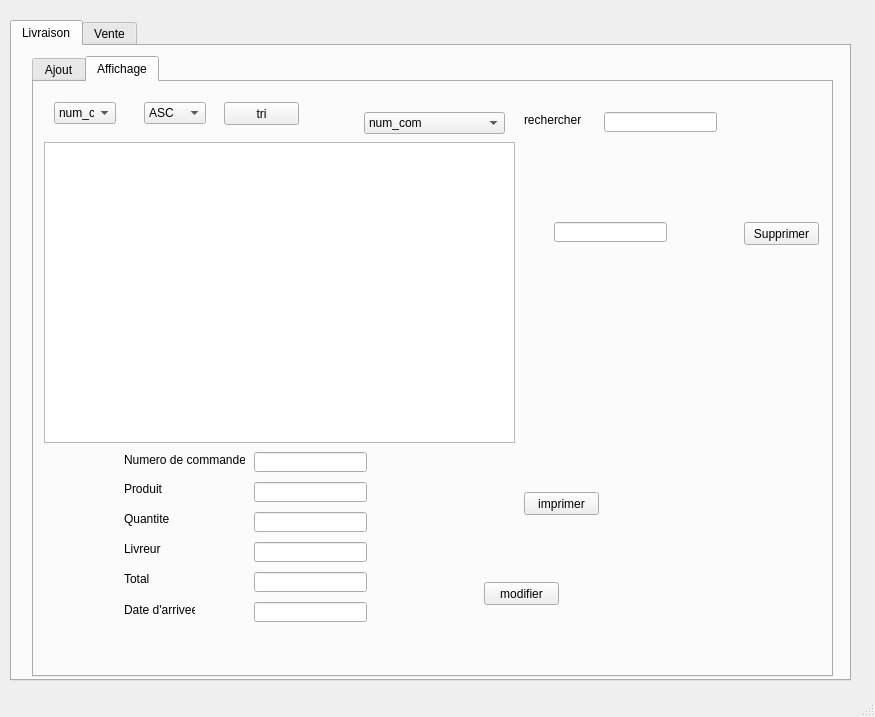
<?xml version="1.0" encoding="UTF-8"?>
<ui version="4.0">
 <class>MainWindow</class>
 <widget class="QMainWindow" name="MainWindow">
  <property name="geometry">
   <rect>
    <x>0</x>
    <y>0</y>
    <width>875</width>
    <height>717</height>
   </rect>
  </property>
  <property name="windowTitle">
   <string>MainWindow</string>
  </property>
  <widget class="QWidget" name="centralwidget">
   <widget class="QTabWidget" name="tabWidget">
    <property name="geometry">
     <rect>
      <x>10</x>
      <y>20</y>
      <width>841</width>
      <height>661</height>
     </rect>
    </property>
    <property name="currentIndex">
     <number>0</number>
    </property>
    <widget class="QWidget" name="tab">
     <attribute name="title">
      <string>Livraison</string>
     </attribute>
     <widget class="QTabWidget" name="tabWidget_2">
      <property name="geometry">
       <rect>
        <x>20</x>
        <y>10</y>
        <width>801</width>
        <height>621</height>
       </rect>
      </property>
      <property name="styleSheet">
       <string notr="true">tabWidget_2 = new QWidget(this); m_myWidget-&gt;setGeometry(0, 0, 300, 100)</string>
      </property>
      <property name="currentIndex">
       <number>1</number>
      </property>
      <widget class="QWidget" name="tab_3">
       <attribute name="title">
        <string>Ajout</string>
       </attribute>
       <widget class="QLabel" name="label">
        <property name="geometry">
         <rect>
          <x>20</x>
          <y>40</y>
          <width>47</width>
          <height>14</height>
         </rect>
        </property>
        <property name="text">
         <string>Produit</string>
        </property>
       </widget>
       <widget class="QLabel" name="label_2">
        <property name="geometry">
         <rect>
          <x>20</x>
          <y>10</y>
          <width>121</width>
          <height>16</height>
         </rect>
        </property>
        <property name="text">
         <string>Numero de commande</string>
        </property>
       </widget>
       <widget class="QLabel" name="label_3">
        <property name="geometry">
         <rect>
          <x>20</x>
          <y>70</y>
          <width>47</width>
          <height>14</height>
         </rect>
        </property>
        <property name="text">
         <string>Quantite</string>
        </property>
       </widget>
       <widget class="QLabel" name="label_4">
        <property name="geometry">
         <rect>
          <x>20</x>
          <y>100</y>
          <width>47</width>
          <height>14</height>
         </rect>
        </property>
        <property name="text">
         <string>Livreur</string>
        </property>
       </widget>
       <widget class="QLabel" name="label_5">
        <property name="geometry">
         <rect>
          <x>20</x>
          <y>130</y>
          <width>47</width>
          <height>14</height>
         </rect>
        </property>
        <property name="text">
         <string>Total</string>
        </property>
       </widget>
       <widget class="QLabel" name="label_6">
        <property name="geometry">
         <rect>
          <x>20</x>
          <y>160</y>
          <width>71</width>
          <height>16</height>
         </rect>
        </property>
        <property name="text">
         <string>Date d'arrivee</string>
        </property>
       </widget>
       <widget class="QLineEdit" name="num_com">
        <property name="geometry">
         <rect>
          <x>150</x>
          <y>10</y>
          <width>113</width>
          <height>20</height>
         </rect>
        </property>
        <property name="styleSheet">
         <string notr="true">m_myWidget = new QWidget(this); m_myWidget-&gt;setGeometry(0, 0, 300, 100); QPalette pal = palette();</string>
        </property>
       </widget>
       <widget class="QLineEdit" name="produit">
        <property name="geometry">
         <rect>
          <x>150</x>
          <y>40</y>
          <width>113</width>
          <height>20</height>
         </rect>
        </property>
       </widget>
       <widget class="QLineEdit" name="quantite">
        <property name="geometry">
         <rect>
          <x>150</x>
          <y>70</y>
          <width>113</width>
          <height>20</height>
         </rect>
        </property>
       </widget>
       <widget class="QLineEdit" name="livreur">
        <property name="geometry">
         <rect>
          <x>150</x>
          <y>100</y>
          <width>113</width>
          <height>20</height>
         </rect>
        </property>
       </widget>
       <widget class="QLineEdit" name="total">
        <property name="geometry">
         <rect>
          <x>150</x>
          <y>130</y>
          <width>113</width>
          <height>20</height>
         </rect>
        </property>
       </widget>
       <widget class="QPushButton" name="Ajouter">
        <property name="geometry">
         <rect>
          <x>370</x>
          <y>80</y>
          <width>75</width>
          <height>23</height>
         </rect>
        </property>
        <property name="text">
         <string>Ajouter</string>
        </property>
       </widget>
       <widget class="QLineEdit" name="date_arrivee">
        <property name="geometry">
         <rect>
          <x>150</x>
          <y>160</y>
          <width>113</width>
          <height>20</height>
         </rect>
        </property>
       </widget>
       <widget class="QPushButton" name="Quitter">
        <property name="geometry">
         <rect>
          <x>370</x>
          <y>120</y>
          <width>75</width>
          <height>23</height>
         </rect>
        </property>
        <property name="text">
         <string>Quitter</string>
        </property>
       </widget>
      </widget>
      <widget class="QWidget" name="tab_5">
       <attribute name="title">
        <string>Affichage</string>
       </attribute>
       <widget class="QTableView" name="tableView">
        <property name="geometry">
         <rect>
          <x>10</x>
          <y>60</y>
          <width>471</width>
          <height>301</height>
         </rect>
        </property>
       </widget>
       <widget class="QComboBox" name="cb_recherche">
        <property name="geometry">
         <rect>
          <x>330</x>
          <y>30</y>
          <width>141</width>
          <height>22</height>
         </rect>
        </property>
        <item>
         <property name="text">
          <string>num_com</string>
         </property>
        </item>
        <item>
         <property name="text">
          <string>produit</string>
         </property>
        </item>
        <item>
         <property name="text">
          <string>quantite</string>
         </property>
        </item>
        <item>
         <property name="text">
          <string>livreur</string>
         </property>
        </item>
        <item>
         <property name="text">
          <string>total</string>
         </property>
        </item>
        <item>
         <property name="text">
          <string>date_arrivee</string>
         </property>
        </item>
       </widget>
       <widget class="QLabel" name="label_7">
        <property name="geometry">
         <rect>
          <x>490</x>
          <y>30</y>
          <width>71</width>
          <height>16</height>
         </rect>
        </property>
        <property name="text">
         <string>rechercher</string>
        </property>
       </widget>
       <widget class="QLineEdit" name="le_recherche">
        <property name="geometry">
         <rect>
          <x>570</x>
          <y>30</y>
          <width>113</width>
          <height>20</height>
         </rect>
        </property>
       </widget>
       <widget class="QLineEdit" name="le_supprimer">
        <property name="geometry">
         <rect>
          <x>520</x>
          <y>140</y>
          <width>113</width>
          <height>20</height>
         </rect>
        </property>
       </widget>
       <widget class="QPushButton" name="supprimer">
        <property name="geometry">
         <rect>
          <x>710</x>
          <y>140</y>
          <width>75</width>
          <height>23</height>
         </rect>
        </property>
        <property name="text">
         <string>Supprimer</string>
        </property>
       </widget>
       <widget class="QLineEdit" name="produit_2">
        <property name="geometry">
         <rect>
          <x>220</x>
          <y>400</y>
          <width>113</width>
          <height>20</height>
         </rect>
        </property>
       </widget>
       <widget class="QLineEdit" name="total_2">
        <property name="geometry">
         <rect>
          <x>220</x>
          <y>490</y>
          <width>113</width>
          <height>20</height>
         </rect>
        </property>
       </widget>
       <widget class="QLabel" name="label_21">
        <property name="geometry">
         <rect>
          <x>90</x>
          <y>400</y>
          <width>47</width>
          <height>14</height>
         </rect>
        </property>
        <property name="text">
         <string>Produit</string>
        </property>
       </widget>
       <widget class="QLineEdit" name="num_com_2">
        <property name="geometry">
         <rect>
          <x>220</x>
          <y>370</y>
          <width>113</width>
          <height>20</height>
         </rect>
        </property>
        <property name="styleSheet">
         <string notr="true">m_myWidget = new QWidget(this); m_myWidget-&gt;setGeometry(0, 0, 300, 100); QPalette pal = palette();</string>
        </property>
       </widget>
       <widget class="QLabel" name="label_34">
        <property name="geometry">
         <rect>
          <x>90</x>
          <y>460</y>
          <width>47</width>
          <height>14</height>
         </rect>
        </property>
        <property name="text">
         <string>Livreur</string>
        </property>
       </widget>
       <widget class="QLabel" name="label_35">
        <property name="geometry">
         <rect>
          <x>90</x>
          <y>490</y>
          <width>47</width>
          <height>14</height>
         </rect>
        </property>
        <property name="text">
         <string>Total</string>
        </property>
       </widget>
       <widget class="QLineEdit" name="date_arrivee_2">
        <property name="geometry">
         <rect>
          <x>220</x>
          <y>520</y>
          <width>113</width>
          <height>20</height>
         </rect>
        </property>
       </widget>
       <widget class="QLabel" name="label_36">
        <property name="geometry">
         <rect>
          <x>90</x>
          <y>520</y>
          <width>71</width>
          <height>16</height>
         </rect>
        </property>
        <property name="text">
         <string>Date d'arrivee</string>
        </property>
       </widget>
       <widget class="QLabel" name="label_37">
        <property name="geometry">
         <rect>
          <x>90</x>
          <y>370</y>
          <width>121</width>
          <height>16</height>
         </rect>
        </property>
        <property name="text">
         <string>Numero de commande</string>
        </property>
       </widget>
       <widget class="QLineEdit" name="quantite_2">
        <property name="geometry">
         <rect>
          <x>220</x>
          <y>430</y>
          <width>113</width>
          <height>20</height>
         </rect>
        </property>
       </widget>
       <widget class="QLabel" name="label_38">
        <property name="geometry">
         <rect>
          <x>90</x>
          <y>430</y>
          <width>47</width>
          <height>14</height>
         </rect>
        </property>
        <property name="text">
         <string>Quantite</string>
        </property>
       </widget>
       <widget class="QLineEdit" name="livreur_2">
        <property name="geometry">
         <rect>
          <x>220</x>
          <y>460</y>
          <width>113</width>
          <height>20</height>
         </rect>
        </property>
       </widget>
       <widget class="QPushButton" name="modifier_2">
        <property name="geometry">
         <rect>
          <x>450</x>
          <y>500</y>
          <width>75</width>
          <height>23</height>
         </rect>
        </property>
        <property name="text">
         <string>modifier</string>
        </property>
       </widget>
       <widget class="QComboBox" name="colone_tri">
        <property name="geometry">
         <rect>
          <x>20</x>
          <y>20</y>
          <width>62</width>
          <height>22</height>
         </rect>
        </property>
        <item>
         <property name="text">
          <string>num_com</string>
         </property>
        </item>
        <item>
         <property name="text">
          <string>produit</string>
         </property>
        </item>
        <item>
         <property name="text">
          <string>quantite</string>
         </property>
        </item>
        <item>
         <property name="text">
          <string>livreur</string>
         </property>
        </item>
        <item>
         <property name="text">
          <string>total</string>
         </property>
        </item>
        <item>
         <property name="text">
          <string>date_arrivee</string>
         </property>
        </item>
       </widget>
       <widget class="QComboBox" name="ordre_tri">
        <property name="geometry">
         <rect>
          <x>110</x>
          <y>20</y>
          <width>62</width>
          <height>22</height>
         </rect>
        </property>
        <item>
         <property name="text">
          <string>ASC</string>
         </property>
        </item>
        <item>
         <property name="text">
          <string>DESC</string>
         </property>
        </item>
       </widget>
       <widget class="QPushButton" name="button_tri">
        <property name="geometry">
         <rect>
          <x>190</x>
          <y>20</y>
          <width>75</width>
          <height>23</height>
         </rect>
        </property>
        <property name="text">
         <string>tri</string>
        </property>
       </widget>
       <widget class="QPushButton" name="imprimer">
        <property name="geometry">
         <rect>
          <x>490</x>
          <y>410</y>
          <width>75</width>
          <height>23</height>
         </rect>
        </property>
        <property name="text">
         <string>imprimer</string>
        </property>
       </widget>
      </widget>
     </widget>
    </widget>
    <widget class="QWidget" name="tab_2">
     <attribute name="title">
      <string>Vente</string>
     </attribute>
     <widget class="QTabWidget" name="tabWidget_3">
      <property name="geometry">
       <rect>
        <x>10</x>
        <y>10</y>
        <width>531</width>
        <height>231</height>
       </rect>
      </property>
      <property name="currentIndex">
       <number>0</number>
      </property>
      <widget class="QWidget" name="tab_11">
       <attribute name="title">
        <string>Ajout</string>
       </attribute>
       <widget class="QLabel" name="label_15">
        <property name="geometry">
         <rect>
          <x>20</x>
          <y>40</y>
          <width>47</width>
          <height>14</height>
         </rect>
        </property>
        <property name="text">
         <string>Produit</string>
        </property>
       </widget>
       <widget class="QLabel" name="label_16">
        <property name="geometry">
         <rect>
          <x>20</x>
          <y>10</y>
          <width>121</width>
          <height>16</height>
         </rect>
        </property>
        <property name="text">
         <string>Numero de commande</string>
        </property>
       </widget>
       <widget class="QLabel" name="label_17">
        <property name="geometry">
         <rect>
          <x>20</x>
          <y>70</y>
          <width>47</width>
          <height>14</height>
         </rect>
        </property>
        <property name="text">
         <string>Quantite</string>
        </property>
       </widget>
       <widget class="QLabel" name="label_18">
        <property name="geometry">
         <rect>
          <x>20</x>
          <y>100</y>
          <width>91</width>
          <height>16</height>
         </rect>
        </property>
        <property name="text">
         <string>Id du client</string>
        </property>
       </widget>
       <widget class="QLabel" name="label_19">
        <property name="geometry">
         <rect>
          <x>20</x>
          <y>130</y>
          <width>47</width>
          <height>14</height>
         </rect>
        </property>
        <property name="text">
         <string>Total</string>
        </property>
       </widget>
       <widget class="QLabel" name="label_20">
        <property name="geometry">
         <rect>
          <x>20</x>
          <y>160</y>
          <width>71</width>
          <height>16</height>
         </rect>
        </property>
        <property name="text">
         <string>Date d'arrivee</string>
        </property>
       </widget>
       <widget class="QLineEdit" name="num_vente">
        <property name="geometry">
         <rect>
          <x>150</x>
          <y>10</y>
          <width>113</width>
          <height>20</height>
         </rect>
        </property>
       </widget>
       <widget class="QLineEdit" name="nom_pro">
        <property name="geometry">
         <rect>
          <x>150</x>
          <y>40</y>
          <width>113</width>
          <height>20</height>
         </rect>
        </property>
       </widget>
       <widget class="QLineEdit" name="laquantite">
        <property name="geometry">
         <rect>
          <x>150</x>
          <y>70</y>
          <width>113</width>
          <height>20</height>
         </rect>
        </property>
       </widget>
       <widget class="QLineEdit" name="ID">
        <property name="geometry">
         <rect>
          <x>150</x>
          <y>100</y>
          <width>113</width>
          <height>20</height>
         </rect>
        </property>
       </widget>
       <widget class="QLineEdit" name="le_total">
        <property name="geometry">
         <rect>
          <x>150</x>
          <y>130</y>
          <width>113</width>
          <height>20</height>
         </rect>
        </property>
       </widget>
       <widget class="QPushButton" name="pushButton_3">
        <property name="geometry">
         <rect>
          <x>370</x>
          <y>80</y>
          <width>75</width>
          <height>23</height>
         </rect>
        </property>
        <property name="text">
         <string>Ajouter</string>
        </property>
       </widget>
       <widget class="QLineEdit" name="la_date">
        <property name="geometry">
         <rect>
          <x>150</x>
          <y>160</y>
          <width>113</width>
          <height>20</height>
         </rect>
        </property>
       </widget>
       <widget class="QPushButton" name="quitter">
        <property name="geometry">
         <rect>
          <x>370</x>
          <y>110</y>
          <width>75</width>
          <height>23</height>
         </rect>
        </property>
        <property name="text">
         <string>Quitter</string>
        </property>
       </widget>
      </widget>
      <widget class="QWidget" name="tab_12">
       <attribute name="title">
        <string>Affichage</string>
       </attribute>
       <widget class="QTableView" name="tableView_2">
        <property name="geometry">
         <rect>
          <x>130</x>
          <y>0</y>
          <width>256</width>
          <height>192</height>
         </rect>
        </property>
       </widget>
      </widget>
      <widget class="QWidget" name="tab_13">
       <attribute name="title">
        <string>Supression</string>
       </attribute>
       <widget class="QLineEdit" name="lineEdit_18">
        <property name="geometry">
         <rect>
          <x>190</x>
          <y>80</y>
          <width>113</width>
          <height>20</height>
         </rect>
        </property>
       </widget>
       <widget class="QPushButton" name="pushButton_4">
        <property name="geometry">
         <rect>
          <x>380</x>
          <y>80</y>
          <width>75</width>
          <height>23</height>
         </rect>
        </property>
        <property name="text">
         <string>Supprimer</string>
        </property>
       </widget>
       <widget class="QComboBox" name="comboBox_2">
        <property name="geometry">
         <rect>
          <x>21</x>
          <y>80</y>
          <width>141</width>
          <height>22</height>
         </rect>
        </property>
        <item>
         <property name="text">
          <string>Numero de commande</string>
         </property>
        </item>
        <item>
         <property name="text">
          <string>Produit</string>
         </property>
        </item>
        <item>
         <property name="text">
          <string>Quantite</string>
         </property>
        </item>
        <item>
         <property name="text">
          <string>ID du client</string>
         </property>
        </item>
        <item>
         <property name="text">
          <string>Total</string>
         </property>
        </item>
        <item>
         <property name="text">
          <string>Date d'arrivee</string>
         </property>
        </item>
       </widget>
      </widget>
      <widget class="QWidget" name="tab_14">
       <attribute name="title">
        <string>Modification</string>
       </attribute>
       <widget class="QLabel" name="label_28">
        <property name="geometry">
         <rect>
          <x>10</x>
          <y>10</y>
          <width>121</width>
          <height>16</height>
         </rect>
        </property>
        <property name="text">
         <string>Numero de commande</string>
        </property>
       </widget>
       <widget class="QLabel" name="label_29">
        <property name="geometry">
         <rect>
          <x>20</x>
          <y>40</y>
          <width>47</width>
          <height>14</height>
         </rect>
        </property>
        <property name="text">
         <string>Produit</string>
        </property>
       </widget>
       <widget class="QLabel" name="label_30">
        <property name="geometry">
         <rect>
          <x>20</x>
          <y>80</y>
          <width>47</width>
          <height>14</height>
         </rect>
        </property>
        <property name="text">
         <string>Quantite</string>
        </property>
       </widget>
       <widget class="QLabel" name="label_31">
        <property name="geometry">
         <rect>
          <x>20</x>
          <y>110</y>
          <width>91</width>
          <height>16</height>
         </rect>
        </property>
        <property name="text">
         <string>Id du client</string>
        </property>
       </widget>
       <widget class="QLabel" name="label_32">
        <property name="geometry">
         <rect>
          <x>20</x>
          <y>140</y>
          <width>47</width>
          <height>14</height>
         </rect>
        </property>
        <property name="text">
         <string>Total</string>
        </property>
       </widget>
       <widget class="QLabel" name="label_33">
        <property name="geometry">
         <rect>
          <x>20</x>
          <y>170</y>
          <width>71</width>
          <height>16</height>
         </rect>
        </property>
        <property name="text">
         <string>Date d'arrivee</string>
        </property>
       </widget>
       <widget class="QLineEdit" name="lineEdit">
        <property name="geometry">
         <rect>
          <x>130</x>
          <y>10</y>
          <width>113</width>
          <height>20</height>
         </rect>
        </property>
       </widget>
       <widget class="QLineEdit" name="lineEdit_2">
        <property name="geometry">
         <rect>
          <x>130</x>
          <y>40</y>
          <width>113</width>
          <height>20</height>
         </rect>
        </property>
       </widget>
       <widget class="QLineEdit" name="lineEdit_3">
        <property name="geometry">
         <rect>
          <x>130</x>
          <y>70</y>
          <width>113</width>
          <height>20</height>
         </rect>
        </property>
       </widget>
       <widget class="QLineEdit" name="lineEdit_4">
        <property name="geometry">
         <rect>
          <x>130</x>
          <y>100</y>
          <width>113</width>
          <height>20</height>
         </rect>
        </property>
       </widget>
       <widget class="QLineEdit" name="lineEdit_5">
        <property name="geometry">
         <rect>
          <x>130</x>
          <y>130</y>
          <width>113</width>
          <height>20</height>
         </rect>
        </property>
       </widget>
       <widget class="QLineEdit" name="lineEdit_6">
        <property name="geometry">
         <rect>
          <x>130</x>
          <y>160</y>
          <width>113</width>
          <height>20</height>
         </rect>
        </property>
       </widget>
       <widget class="QPushButton" name="pushButton">
        <property name="geometry">
         <rect>
          <x>330</x>
          <y>80</y>
          <width>75</width>
          <height>23</height>
         </rect>
        </property>
        <property name="text">
         <string>Modifier</string>
        </property>
       </widget>
      </widget>
     </widget>
    </widget>
   </widget>
  </widget>
  <widget class="QMenuBar" name="menubar">
   <property name="geometry">
    <rect>
     <x>0</x>
     <y>0</y>
     <width>875</width>
     <height>22</height>
    </rect>
   </property>
  </widget>
  <widget class="QStatusBar" name="statusbar"/>
 </widget>
 <resources/>
 <connections/>
</ui>
